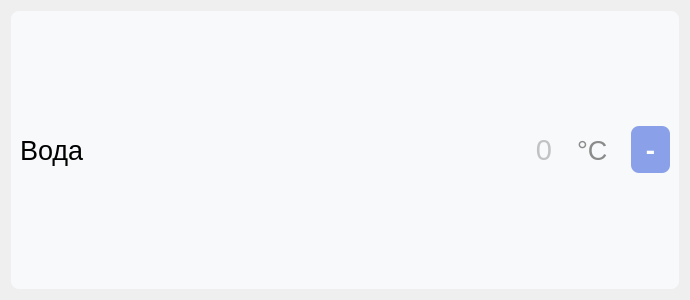
<?xml version="1.0" encoding="UTF-8"?>
<ui version="4.0">
 <class>expenditure</class>
 <widget class="QWidget" name="expenditure">
  <property name="geometry">
   <rect>
    <x>0</x>
    <y>0</y>
    <width>690</width>
    <height>300</height>
   </rect>
  </property>
  <property name="windowTitle">
   <string>Form</string>
  </property>
  <layout class="QVBoxLayout" name="verticalLayout">
   <item>
    <widget class="QWidget" name="widget_29" native="true">
     <property name="font">
      <font>
       <pointsize>36</pointsize>
      </font>
     </property>
     <property name="styleSheet">
      <string notr="true">border-radius: 8px;
background-color:rgb(248, 249, 251);
color: rgb(140, 139, 139);</string>
     </property>
     <layout class="QHBoxLayout" name="horizontalLayout_55">
      <item>
       <widget class="QLabel" name="name_expenditure">
        <property name="minimumSize">
         <size>
          <width>0</width>
          <height>0</height>
         </size>
        </property>
        <property name="maximumSize">
         <size>
          <width>16777215</width>
          <height>16777215</height>
         </size>
        </property>
        <property name="font">
         <font>
          <pointsize>20</pointsize>
         </font>
        </property>
        <property name="styleSheet">
         <string notr="true">background-color:rgb(248, 249, 251);
color: rgb(0, 0, 0);
margin-right: 0px;
</string>
        </property>
        <property name="inputMethodHints">
         <set>Qt::ImhNone</set>
        </property>
        <property name="text">
         <string>Вода</string>
        </property>
        <property name="wordWrap">
         <bool>true</bool>
        </property>
       </widget>
      </item>
      <item>
       <widget class="QLineEdit" name="value_expenditure">
        <property name="minimumSize">
         <size>
          <width>0</width>
          <height>0</height>
         </size>
        </property>
        <property name="font">
         <font>
          <family>MS Shell Dlg 2</family>
          <pointsize>22</pointsize>
          <weight>50</weight>
          <italic>false</italic>
          <bold>false</bold>
          <strikeout>false</strikeout>
         </font>
        </property>
        <property name="layoutDirection">
         <enum>Qt::LeftToRight</enum>
        </property>
        <property name="styleSheet">
         <string notr="true">background-color:rgb(248, 249, 251);
color: rgb(140, 139, 139);
outline: 0px;
padding-left: 10px;
margin-left: 20px;
margin-right: 10px;
border-top-left-radius: 0px;
border-bottom-left-radius: 00px;
border: none;

</string>
        </property>
        <property name="alignment">
         <set>Qt::AlignRight|Qt::AlignTrailing|Qt::AlignVCenter</set>
        </property>
        <property name="placeholderText">
         <string>0</string>
        </property>
       </widget>
      </item>
      <item>
       <widget class="QLabel" name="dimension_expenditure">
        <property name="font">
         <font>
          <pointsize>20</pointsize>
         </font>
        </property>
        <property name="styleSheet">
         <string notr="true">margin-right: 10px;
</string>
        </property>
        <property name="text">
         <string>°C</string>
        </property>
       </widget>
      </item>
      <item>
       <widget class="QPushButton" name="clean_expenditure">
        <property name="font">
         <font>
          <family>Montserrat</family>
          <pointsize>20</pointsize>
          <weight>75</weight>
          <bold>true</bold>
         </font>
        </property>
        <property name="styleSheet">
         <string notr="true">QPushButton {
background-color:rgb(138, 161, 233);
color:rgb(255, 255, 255);
font-weight: 600;
border-radius: 8px;
padding: 5px 15px;
outline: 0px;
}
QPushButton:hover{
background-color: rgb(125, 143, 202);
}</string>
        </property>
        <property name="text">
         <string>-</string>
        </property>
       </widget>
      </item>
     </layout>
     <zorder>value_expenditure</zorder>
     <zorder>name_expenditure</zorder>
     <zorder>dimension_expenditure</zorder>
     <zorder>clean_expenditure</zorder>
    </widget>
   </item>
  </layout>
 </widget>
 <resources/>
 <connections/>
</ui>
